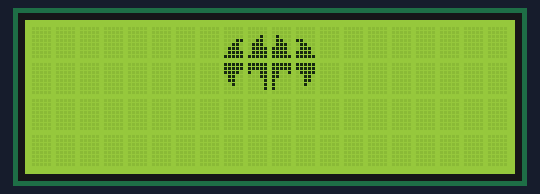
A sketch run on a simulated Arduino Uno, built with avr-gcc and run on an emulated ATmega328P. Shown: 20×4 character LCD.

Above: at 0.1 s.
At 0.6 s:
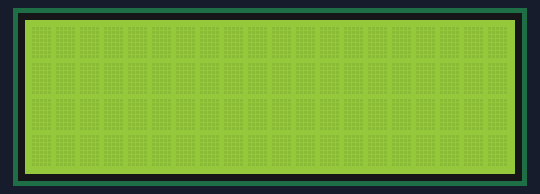

Measured:
- what the display in image 1 shows lasts 0.5 s, from 0.6 s to 1.1 s

The sketch:

Batsignal.ino
```cpp
/***********************************
 *
 * Custom Batman Logo programmed on Arduino Uno.
 * It creates custom characters using 8 byte arrays
 * to display the design on the 20x4 LCD screen.
 *
 * @krohak
 *********************************/
 #include <LiquidCrystal.h>


LiquidCrystal lcd(12, 11, 5, 4, 3, 2);


byte wing_right_up [8] = {

        B00000,
        B00000,
        B00000,
        B11000,
        B01100,
        B01110,
        B11110,
        B11111


};


byte head_right_up [8] = {

        B00000,
        B00000,
        B01000,
        B01100,
        B01110,
        B11110,
        B11110,
        B11111

};


byte head_left_up [8] = {

        B00000,
        B00000,
        B00010,
        B00110,
        B01110,
        B01111,
        B01111,
        B11111

};

byte wing_left_up [8] = {

        B00000,
        B00000,
        B00000,
        B00011,
        B00110,
        B01110,
        B01111,
        B11111


};


byte wing_right_down [8] = {

        B11111,
        B11111,
        B01111,
        B00110,
        B00110,
        B00100,
        B00000,
        B00000


};

byte wing_left_down [8] = {

        B11111,
        B11111,
        B11110,
        B01100,
        B01100,
        B00100,
        B00000,
        B00000


};


byte tail_right_down [8] = {

        B11111,
        B11111,
        B11001,
        B11000,
        B10000,
        B10000,
        B10000,
        B00000


};


byte tail_left_down [8] = {

        B11111,
        B11111,
        B10011,
        B00011,
        B00001,
        B00001,
        B00001,
        B00000


};


void setup() {

  lcd.begin(20, 4);


lcd.createChar(1, wing_left_up);
lcd.createChar(2, head_left_up);
lcd.createChar(3, head_right_up);
lcd.createChar(4, wing_right_up);
lcd.createChar(5, wing_left_down);
lcd.createChar(6, tail_left_down);
lcd.createChar(7, tail_right_down);
lcd.createChar(8, wing_right_down);

lcd.clear ();


}

void loop (){


lcd.setCursor (8,0);


lcd.write(1);
lcd.write(2);
lcd.write(3);

lcd.write(4);

lcd.setCursor (8,1);
lcd.write(5);
lcd.write(6);
lcd.write(7);
lcd.write(8);


delay(500);

lcd.clear();

delay(500);


}
```
